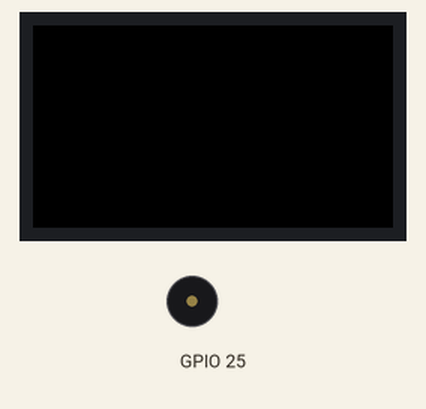
Recording of a sketch running on a simulated ESP32-S3. On the bench: 240×135 colour display, buzzer (waves = sounding).

Above: at 0.7 s.
At 4.2 s:
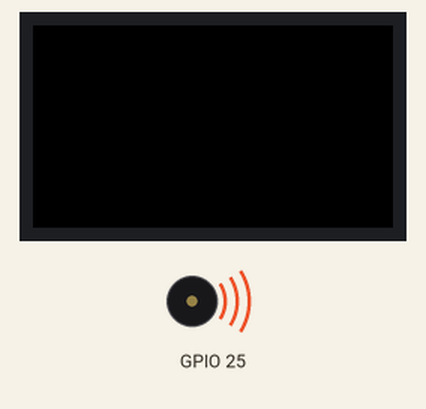
Timing chart, 0 to 4.8 s (numbered marks = the images above):
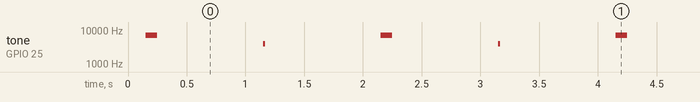

Measured:
- by itself, tone on GPIO 25: repeats every 2.0 s: silent 0.90 s, 4000 Hz 0.02 s, silent 0.98 s, 7000 Hz 0.10 s

The sketch:

speaker.ino
```cpp
#include "M5Cardputer.h"

void setup() {
  auto cfg = M5.config();
  M5Cardputer.begin(cfg);
}

void loop() {
  M5Cardputer.Speaker.tone(7000, 100);  // frequency, duration
  delay(1000);
  M5Cardputer.Speaker.tone(4000, 20);  // frequency, duration
  delay(1000);
}
```
